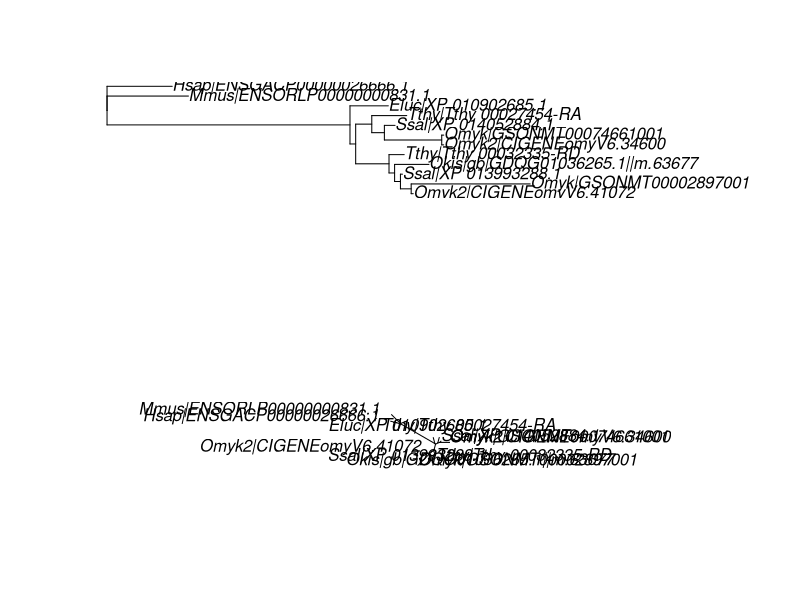
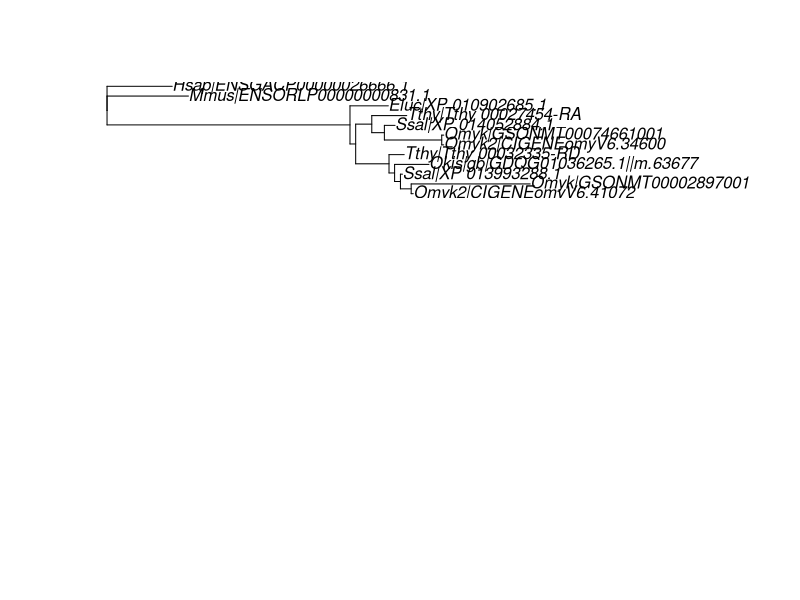

These charts were generated, in order, by the following R code:

library(ape);library(phangorn)


auto.root = function(input.tree, outgr=c('Mmus', 'Hsap', 'Drer', 'Gacu', 'Olat')){
  
  if(class(input.tree)=='list') tree = input.tree[[1]]
  tree = unroot(input.tree)
  put.root = unlist(sapply(outgr, function(i) grep(i, tree$tip.label)))
  
  # if NO root sequences - defined by outgr parameter - midroot tree...(need phangorn library)
  if(length(put.root)==0){
    return(list(rooted.clans=midpoint(tree), root.info='midpoint', fail.root=F))
  }
  
  # fix names
  #names(put.root) <- sub('[:0-10000:]', '', names(put.root))
  
  # if mammal outgroups present
  
  if(sum(unique(names(put.root)) %in% c('Mmus', 'Hsap'))==2){
    cat('Minimum two mammal outgroups\n')
    mam.root = grep('Mmus|Hsap', tree$tip.label)
    
    
    if(is.monophyletic(tree, tips = mam.root, reroot = T)) { 
      cat('Monophyletic mammal outgroup\n')
      root.node = getMRCA(tree, mam.root)
      tr = try(root(tree, node = root.node, resolve.root = T), silent=T)
      if(class(tr)!='try-error') { return(list(rooted.clans=tr, root.info='Monophyletic_mammal_root', fail.root=F) ) }
      if(class(tr)=='try-error') { 
        cat('Problems with mammal node rooting\n....rooting with human\n')
        tr = try(root(tree, outgroup=grep('Hsap', tree$tip.label)[1], resolve.root = T), silent=T)
        if(class(tr)!='try-error') return(list(rooted.clans=tr, root.info='Human_root - mammals not monophyletic', fail.root=F))
        if(class(tr)=='try-error') return(list(rooted.clans=input.tree, root.info='Human_root - mammals not monophyletic', fail.root=T))
      }
    }
    
    if(!is.monophyletic(tree, mam.root, reroot = F)) { 
      cat('NOT Monophyletic mammal outgroup\n')
      root.node = getMRCA(tree, mam.root)
      tr = try(root(tree, node = root.node, resolve.root = T), silent = T)
      if(class(tr)!='try-error') { 
        cat('Rooting with MRCA-node of all outgroups\n')
        return(list(rooted.clans=tr, root.info='MRCA-node of all outgroups', fail.root=F))
      }
      if(class(tr)=='try-error') { 
        cat('Problems with mammal node rooting\n....rooting with a random human\n')
        tr = try(root(tree, outgroup=grep('Hsap', tree$tip.label)[1], resolve.root = T), silent=T)
        if(class(tr)!='try-error') return(list(rooted.clans=tr, root.info='Random_human', fail.root=F))
        if(class(tr)=='try-error') return(list(rooted.clans=input.tree, root.info='Random_human', fail.root=T))
      }
    }
    
  }
  if(sum(unique(names(put.root)) %in% c('Mmus', 'Hsap'))==1){
    cat('One mammal outgroup\n')
    tr = try(root(tree, outgroup= put.root[1], resolve.root = T), silent=T)
    if(class(tr)!='try-error') return(list(rooted.clans=tr, root.info='Single_mammal_outgroup', fail.root=F))
    if(class(tr)=='try-error') return(list(rooted.clans=input.tree, root.info='Single_mammal_outgroup', fail.root=T))
  }
  if(sum(unique(names(put.root)) %in% c('Mmus', 'Hsap'))==0){
    cat('No mammal outgroup\n')
    tr = try(ingroupMRCA.rooting(tree), silent = T)
    if(class(tr)!= 'try-error') return(list(rooted.clans=tr, root.info='ingroup_MRCA', fail.root=F))
    if(class(tr)=='try-error') {
      tr = try(root(tree, outgroup = put.root[1], resolve.root = T), silent = T)
      if(class(tr)!= 'try-error') return(list(rooted.clans=tr, root.info='Most_distant_teleost', fail.root=F))
      if(class(tr)=='try-error') return(list(rooted.clans=input.tree, root.info='Most_distant_teleost', fail.root=T))
    }
  }
}






tr = "((((((((Omyk2|CIGENEomyV6.41072:0.00055,Omyk|GSONMT00002897001:0.03238)0.966:0.00292,Ssal|XP_013993288.1:0.00055):0.00159,Okis|gb|GDQG01036265.1||m.63677:0.00934)0.823:0.00152,Tthy|Tthy_00032335-RD:0.00413)0.505:0.00907,(((Omyk2|CIGENEomyV6.34600:0.00054,Omyk|GSONMT00074661001:0.00055)0.984:0.0156,Ssal|XP_014052884.1:0.0029)0.966:0.00343,Tthy|Tthy_00027454-RA:0.00951)0.969:0.00438)0.999:0.00155,Eluc|XP_010902685.1:0.01043)0.816:0.0661,Mmus|ENSORLP00000000831.1:0.02215)1.000:0,Hsap|ENSGACP00000026666.1:0.01773)Root;"

tree = read.tree(text=tr)

par(mfrow=c(2,1))
plot(tree)

tree = unroot(tree)
plot(tree, type='unrooted')

plot(auto.root(tree)$rooted.clans)
